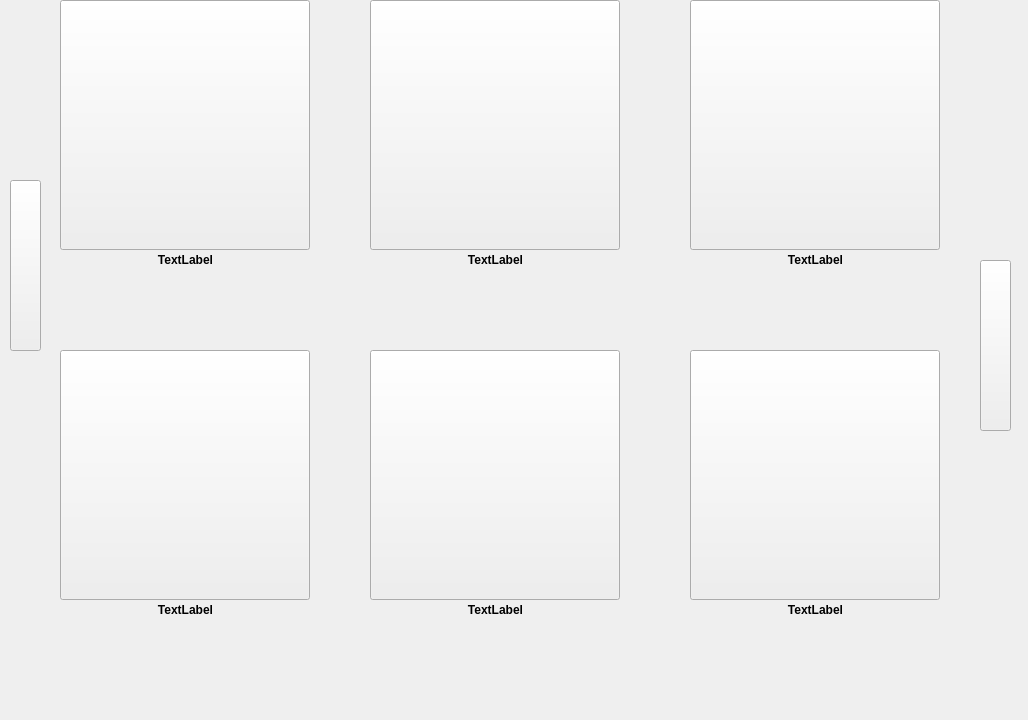
<?xml version="1.0" encoding="UTF-8"?>
<ui version="4.0">
 <class>MainWindow</class>
 <widget class="QMainWindow" name="MainWindow">
  <property name="geometry">
   <rect>
    <x>0</x>
    <y>0</y>
    <width>1028</width>
    <height>720</height>
   </rect>
  </property>
  <property name="windowTitle">
   <string/>
  </property>
  <property name="styleSheet">
   <string notr="true">/*background: rgb(0, 0, 0);
</string>
  </property>
  <widget class="QWidget" name="centralWidget">
   <widget class="QStackedWidget" name="JukeboxWidgets">
    <property name="geometry">
     <rect>
      <x>0</x>
      <y>0</y>
      <width>1024</width>
      <height>768</height>
     </rect>
    </property>
    <property name="styleSheet">
     <string notr="true"/>
    </property>
    <property name="currentIndex">
     <number>2</number>
    </property>
    <widget class="QWidget" name="page">
     <widget class="QPushButton" name="bQuit">
      <property name="geometry">
       <rect>
        <x>10</x>
        <y>220</y>
        <width>87</width>
        <height>27</height>
       </rect>
      </property>
      <property name="styleSheet">
       <string notr="true">background: rgb(255, 255, 255);</string>
      </property>
      <property name="text">
       <string>Quit</string>
      </property>
     </widget>
     <widget class="QWidget" name="layoutWidget">
      <property name="geometry">
       <rect>
        <x>10</x>
        <y>20</y>
        <width>89</width>
        <height>109</height>
       </rect>
      </property>
      <layout class="QVBoxLayout" name="verticalLayout_5">
       <item>
        <layout class="QVBoxLayout" name="verticalLayout_6">
         <item>
          <widget class="QPushButton" name="bPlay">
           <property name="styleSheet">
            <string notr="true">background: rgb(255, 255, 255);</string>
           </property>
           <property name="text">
            <string>play</string>
           </property>
          </widget>
         </item>
         <item>
          <widget class="QPushButton" name="bStop">
           <property name="styleSheet">
            <string notr="true">background: rgb(255, 255, 255);</string>
           </property>
           <property name="text">
            <string>Stop</string>
           </property>
          </widget>
         </item>
        </layout>
       </item>
       <item>
        <widget class="QPushButton" name="bPause">
         <property name="styleSheet">
          <string notr="true">background: rgb(255, 255, 255);</string>
         </property>
         <property name="text">
          <string>Pause</string>
         </property>
        </widget>
       </item>
      </layout>
     </widget>
     <widget class="QPushButton" name="bCurrentTime">
      <property name="geometry">
       <rect>
        <x>10</x>
        <y>130</y>
        <width>87</width>
        <height>27</height>
       </rect>
      </property>
      <property name="text">
       <string>Current Time</string>
      </property>
     </widget>
     <widget class="QPushButton" name="bDuration">
      <property name="geometry">
       <rect>
        <x>10</x>
        <y>160</y>
        <width>87</width>
        <height>27</height>
       </rect>
      </property>
      <property name="text">
       <string>Duration</string>
      </property>
     </widget>
     <widget class="QFrame" name="VideoFrame">
      <property name="geometry">
       <rect>
        <x>139</x>
        <y>9</y>
        <width>451</width>
        <height>391</height>
       </rect>
      </property>
      <property name="styleSheet">
       <string notr="true">background: black;</string>
      </property>
      <property name="frameShape">
       <enum>QFrame::StyledPanel</enum>
      </property>
      <property name="frameShadow">
       <enum>QFrame::Raised</enum>
      </property>
     </widget>
     <widget class="QLCDNumber" name="lcdNumber">
      <property name="geometry">
       <rect>
        <x>20</x>
        <y>250</y>
        <width>64</width>
        <height>23</height>
       </rect>
      </property>
     </widget>
     <widget class="QProgressBar" name="progressBar">
      <property name="geometry">
       <rect>
        <x>240</x>
        <y>410</y>
        <width>251</width>
        <height>23</height>
       </rect>
      </property>
      <property name="value">
       <number>24</number>
      </property>
     </widget>
     <widget class="QPushButton" name="bNextPage">
      <property name="geometry">
       <rect>
        <x>10</x>
        <y>400</y>
        <width>87</width>
        <height>27</height>
       </rect>
      </property>
      <property name="text">
       <string>Next Page</string>
      </property>
     </widget>
    </widget>
    <widget class="QWidget" name="page_2">
     <widget class="QListWidget" name="mediaList">
      <property name="geometry">
       <rect>
        <x>20</x>
        <y>20</y>
        <width>256</width>
        <height>421</height>
       </rect>
      </property>
     </widget>
     <widget class="QPushButton" name="bBack">
      <property name="geometry">
       <rect>
        <x>290</x>
        <y>400</y>
        <width>87</width>
        <height>27</height>
       </rect>
      </property>
      <property name="text">
       <string>Back</string>
      </property>
     </widget>
     <widget class="QPushButton" name="bGetList">
      <property name="geometry">
       <rect>
        <x>390</x>
        <y>400</y>
        <width>87</width>
        <height>27</height>
       </rect>
      </property>
      <property name="text">
       <string>Get list</string>
      </property>
     </widget>
     <widget class="QPushButton" name="bCreateList">
      <property name="geometry">
       <rect>
        <x>490</x>
        <y>400</y>
        <width>87</width>
        <height>27</height>
       </rect>
      </property>
      <property name="text">
       <string>Create List</string>
      </property>
     </widget>
    </widget>
    <widget class="QWidget" name="page_3">
     <widget class="QPushButton" name="bCDa">
      <property name="geometry">
       <rect>
        <x>60</x>
        <y>0</y>
        <width>250</width>
        <height>250</height>
       </rect>
      </property>
      <property name="text">
       <string/>
      </property>
     </widget>
     <widget class="QPushButton" name="bCDb">
      <property name="geometry">
       <rect>
        <x>60</x>
        <y>350</y>
        <width>250</width>
        <height>250</height>
       </rect>
      </property>
      <property name="text">
       <string/>
      </property>
     </widget>
     <widget class="QPushButton" name="bCDc">
      <property name="geometry">
       <rect>
        <x>370</x>
        <y>0</y>
        <width>250</width>
        <height>250</height>
       </rect>
      </property>
      <property name="text">
       <string/>
      </property>
     </widget>
     <widget class="QPushButton" name="bCDd">
      <property name="geometry">
       <rect>
        <x>370</x>
        <y>350</y>
        <width>250</width>
        <height>250</height>
       </rect>
      </property>
      <property name="text">
       <string/>
      </property>
     </widget>
     <widget class="QLabel" name="lCDa">
      <property name="geometry">
       <rect>
        <x>60</x>
        <y>250</y>
        <width>251</width>
        <height>20</height>
       </rect>
      </property>
      <property name="font">
       <font>
        <weight>75</weight>
        <bold>true</bold>
       </font>
      </property>
      <property name="text">
       <string>TextLabel</string>
      </property>
      <property name="alignment">
       <set>Qt::AlignCenter</set>
      </property>
     </widget>
     <widget class="QLabel" name="lCDb">
      <property name="geometry">
       <rect>
        <x>60</x>
        <y>600</y>
        <width>251</width>
        <height>20</height>
       </rect>
      </property>
      <property name="font">
       <font>
        <weight>75</weight>
        <bold>true</bold>
       </font>
      </property>
      <property name="text">
       <string>TextLabel</string>
      </property>
      <property name="alignment">
       <set>Qt::AlignCenter</set>
      </property>
     </widget>
     <widget class="QLabel" name="lCDc">
      <property name="geometry">
       <rect>
        <x>370</x>
        <y>250</y>
        <width>251</width>
        <height>20</height>
       </rect>
      </property>
      <property name="font">
       <font>
        <weight>75</weight>
        <bold>true</bold>
       </font>
      </property>
      <property name="text">
       <string>TextLabel</string>
      </property>
      <property name="alignment">
       <set>Qt::AlignCenter</set>
      </property>
     </widget>
     <widget class="QLabel" name="lCDd">
      <property name="geometry">
       <rect>
        <x>370</x>
        <y>600</y>
        <width>251</width>
        <height>20</height>
       </rect>
      </property>
      <property name="font">
       <font>
        <weight>75</weight>
        <bold>true</bold>
       </font>
      </property>
      <property name="text">
       <string>TextLabel</string>
      </property>
      <property name="alignment">
       <set>Qt::AlignCenter</set>
      </property>
     </widget>
     <widget class="QPushButton" name="bPrev">
      <property name="geometry">
       <rect>
        <x>10</x>
        <y>180</y>
        <width>31</width>
        <height>171</height>
       </rect>
      </property>
      <property name="text">
       <string/>
      </property>
     </widget>
     <widget class="QPushButton" name="bNext">
      <property name="geometry">
       <rect>
        <x>980</x>
        <y>260</y>
        <width>31</width>
        <height>171</height>
       </rect>
      </property>
      <property name="text">
       <string/>
      </property>
     </widget>
     <widget class="QPushButton" name="bCDe">
      <property name="geometry">
       <rect>
        <x>690</x>
        <y>0</y>
        <width>250</width>
        <height>250</height>
       </rect>
      </property>
      <property name="text">
       <string/>
      </property>
     </widget>
     <widget class="QPushButton" name="bCDf">
      <property name="geometry">
       <rect>
        <x>690</x>
        <y>350</y>
        <width>250</width>
        <height>250</height>
       </rect>
      </property>
      <property name="text">
       <string/>
      </property>
     </widget>
     <widget class="QLabel" name="lCDe">
      <property name="geometry">
       <rect>
        <x>690</x>
        <y>250</y>
        <width>251</width>
        <height>20</height>
       </rect>
      </property>
      <property name="font">
       <font>
        <weight>75</weight>
        <bold>true</bold>
       </font>
      </property>
      <property name="text">
       <string>TextLabel</string>
      </property>
      <property name="alignment">
       <set>Qt::AlignCenter</set>
      </property>
     </widget>
     <widget class="QLabel" name="lCDf">
      <property name="geometry">
       <rect>
        <x>690</x>
        <y>600</y>
        <width>251</width>
        <height>20</height>
       </rect>
      </property>
      <property name="font">
       <font>
        <weight>75</weight>
        <bold>true</bold>
       </font>
      </property>
      <property name="text">
       <string>TextLabel</string>
      </property>
      <property name="alignment">
       <set>Qt::AlignCenter</set>
      </property>
     </widget>
    </widget>
    <widget class="QWidget" name="page_4">
     <widget class="QPushButton" name="bSonga">
      <property name="geometry">
       <rect>
        <x>620</x>
        <y>50</y>
        <width>391</width>
        <height>42</height>
       </rect>
      </property>
      <property name="font">
       <font>
        <pointsize>18</pointsize>
        <weight>75</weight>
        <bold>true</bold>
       </font>
      </property>
      <property name="text">
       <string/>
      </property>
     </widget>
     <widget class="QPushButton" name="bSongb">
      <property name="geometry">
       <rect>
        <x>620</x>
        <y>100</y>
        <width>391</width>
        <height>42</height>
       </rect>
      </property>
      <property name="font">
       <font>
        <pointsize>18</pointsize>
        <weight>75</weight>
        <bold>true</bold>
       </font>
      </property>
      <property name="text">
       <string/>
      </property>
     </widget>
     <widget class="QPushButton" name="bSongc">
      <property name="geometry">
       <rect>
        <x>620</x>
        <y>150</y>
        <width>391</width>
        <height>42</height>
       </rect>
      </property>
      <property name="font">
       <font>
        <pointsize>18</pointsize>
        <weight>75</weight>
        <bold>true</bold>
       </font>
      </property>
      <property name="text">
       <string/>
      </property>
     </widget>
     <widget class="QPushButton" name="bSongd">
      <property name="geometry">
       <rect>
        <x>620</x>
        <y>200</y>
        <width>391</width>
        <height>42</height>
       </rect>
      </property>
      <property name="font">
       <font>
        <pointsize>18</pointsize>
        <weight>75</weight>
        <bold>true</bold>
       </font>
      </property>
      <property name="text">
       <string/>
      </property>
     </widget>
     <widget class="QPushButton" name="bSonge">
      <property name="geometry">
       <rect>
        <x>620</x>
        <y>250</y>
        <width>391</width>
        <height>42</height>
       </rect>
      </property>
      <property name="font">
       <font>
        <pointsize>18</pointsize>
        <weight>75</weight>
        <bold>true</bold>
       </font>
      </property>
      <property name="text">
       <string/>
      </property>
     </widget>
     <widget class="QPushButton" name="bSongf">
      <property name="geometry">
       <rect>
        <x>620</x>
        <y>300</y>
        <width>391</width>
        <height>42</height>
       </rect>
      </property>
      <property name="font">
       <font>
        <pointsize>18</pointsize>
        <weight>75</weight>
        <bold>true</bold>
       </font>
      </property>
      <property name="text">
       <string/>
      </property>
     </widget>
     <widget class="QPushButton" name="bSongg">
      <property name="geometry">
       <rect>
        <x>620</x>
        <y>350</y>
        <width>391</width>
        <height>42</height>
       </rect>
      </property>
      <property name="font">
       <font>
        <pointsize>18</pointsize>
        <weight>75</weight>
        <bold>true</bold>
       </font>
      </property>
      <property name="text">
       <string/>
      </property>
     </widget>
     <widget class="QPushButton" name="bSongh">
      <property name="geometry">
       <rect>
        <x>620</x>
        <y>400</y>
        <width>391</width>
        <height>42</height>
       </rect>
      </property>
      <property name="font">
       <font>
        <pointsize>18</pointsize>
        <weight>75</weight>
        <bold>true</bold>
       </font>
      </property>
      <property name="text">
       <string/>
      </property>
     </widget>
     <widget class="QPushButton" name="bSongi">
      <property name="geometry">
       <rect>
        <x>620</x>
        <y>450</y>
        <width>391</width>
        <height>42</height>
       </rect>
      </property>
      <property name="font">
       <font>
        <pointsize>18</pointsize>
        <weight>75</weight>
        <bold>true</bold>
       </font>
      </property>
      <property name="text">
       <string/>
      </property>
     </widget>
     <widget class="QPushButton" name="bSongj">
      <property name="geometry">
       <rect>
        <x>620</x>
        <y>500</y>
        <width>391</width>
        <height>42</height>
       </rect>
      </property>
      <property name="font">
       <font>
        <pointsize>18</pointsize>
        <weight>75</weight>
        <bold>true</bold>
       </font>
      </property>
      <property name="text">
       <string/>
      </property>
     </widget>
     <widget class="QPushButton" name="bSongUp">
      <property name="geometry">
       <rect>
        <x>790</x>
        <y>0</y>
        <width>87</width>
        <height>27</height>
       </rect>
      </property>
      <property name="text">
       <string/>
      </property>
     </widget>
     <widget class="QPushButton" name="bSongDn">
      <property name="geometry">
       <rect>
        <x>760</x>
        <y>660</y>
        <width>87</width>
        <height>27</height>
       </rect>
      </property>
      <property name="font">
       <font>
        <weight>75</weight>
        <bold>true</bold>
       </font>
      </property>
      <property name="text">
       <string/>
      </property>
     </widget>
     <widget class="QLabel" name="lSelCD">
      <property name="geometry">
       <rect>
        <x>30</x>
        <y>69</y>
        <width>560</width>
        <height>560</height>
       </rect>
      </property>
      <property name="styleSheet">
       <string notr="true">background: black;</string>
      </property>
      <property name="text">
       <string/>
      </property>
     </widget>
     <widget class="QPushButton" name="bSongSelBack">
      <property name="geometry">
       <rect>
        <x>0</x>
        <y>56</y>
        <width>21</width>
        <height>351</height>
       </rect>
      </property>
      <property name="text">
       <string/>
      </property>
     </widget>
     <widget class="QPushButton" name="bSongk">
      <property name="geometry">
       <rect>
        <x>620</x>
        <y>550</y>
        <width>391</width>
        <height>42</height>
       </rect>
      </property>
      <property name="font">
       <font>
        <pointsize>18</pointsize>
        <weight>75</weight>
        <bold>true</bold>
       </font>
      </property>
      <property name="text">
       <string/>
      </property>
     </widget>
     <widget class="QPushButton" name="bSongl">
      <property name="geometry">
       <rect>
        <x>620</x>
        <y>600</y>
        <width>391</width>
        <height>42</height>
       </rect>
      </property>
      <property name="font">
       <font>
        <pointsize>18</pointsize>
        <weight>75</weight>
        <bold>true</bold>
       </font>
      </property>
      <property name="text">
       <string/>
      </property>
     </widget>
    </widget>
    <widget class="QWidget" name="page_5">
     <widget class="QGroupBox" name="groupBox">
      <property name="geometry">
       <rect>
        <x>120</x>
        <y>130</y>
        <width>701</width>
        <height>421</height>
       </rect>
      </property>
      <property name="title">
       <string>GroupBox</string>
      </property>
      <property name="alignment">
       <set>Qt::AlignBottom|Qt::AlignLeading|Qt::AlignLeft</set>
      </property>
      <property name="flat">
       <bool>false</bool>
      </property>
      <property name="checkable">
       <bool>false</bool>
      </property>
      <widget class="QCheckBox" name="cdEqEnable">
       <property name="geometry">
        <rect>
         <x>100</x>
         <y>30</y>
         <width>90</width>
         <height>21</height>
        </rect>
       </property>
       <property name="text">
        <string>Enable</string>
       </property>
      </widget>
      <widget class="QWidget" name="layoutWidget">
       <property name="geometry">
        <rect>
         <x>80</x>
         <y>80</y>
         <width>571</width>
         <height>241</height>
        </rect>
       </property>
       <layout class="QHBoxLayout" name="horizontalLayout">
        <item>
         <widget class="QSlider" name="vsBand1">
          <property name="minimum">
           <number>-20</number>
          </property>
          <property name="maximum">
           <number>20</number>
          </property>
          <property name="pageStep">
           <number>5</number>
          </property>
          <property name="orientation">
           <enum>Qt::Vertical</enum>
          </property>
          <property name="tickPosition">
           <enum>QSlider::TicksBothSides</enum>
          </property>
          <property name="tickInterval">
           <number>20</number>
          </property>
         </widget>
        </item>
        <item>
         <widget class="QSlider" name="vsBand2">
          <property name="minimum">
           <number>-20</number>
          </property>
          <property name="maximum">
           <number>20</number>
          </property>
          <property name="pageStep">
           <number>5</number>
          </property>
          <property name="orientation">
           <enum>Qt::Vertical</enum>
          </property>
          <property name="tickPosition">
           <enum>QSlider::TicksBothSides</enum>
          </property>
          <property name="tickInterval">
           <number>20</number>
          </property>
         </widget>
        </item>
        <item>
         <widget class="QSlider" name="vsBand3">
          <property name="minimum">
           <number>-20</number>
          </property>
          <property name="maximum">
           <number>20</number>
          </property>
          <property name="pageStep">
           <number>5</number>
          </property>
          <property name="orientation">
           <enum>Qt::Vertical</enum>
          </property>
          <property name="tickPosition">
           <enum>QSlider::TicksBothSides</enum>
          </property>
          <property name="tickInterval">
           <number>20</number>
          </property>
         </widget>
        </item>
        <item>
         <widget class="QSlider" name="vsBand4">
          <property name="minimum">
           <number>-20</number>
          </property>
          <property name="maximum">
           <number>20</number>
          </property>
          <property name="pageStep">
           <number>5</number>
          </property>
          <property name="orientation">
           <enum>Qt::Vertical</enum>
          </property>
          <property name="tickPosition">
           <enum>QSlider::TicksBothSides</enum>
          </property>
          <property name="tickInterval">
           <number>20</number>
          </property>
         </widget>
        </item>
        <item>
         <widget class="QSlider" name="vsBand5">
          <property name="minimum">
           <number>-20</number>
          </property>
          <property name="maximum">
           <number>20</number>
          </property>
          <property name="pageStep">
           <number>5</number>
          </property>
          <property name="orientation">
           <enum>Qt::Vertical</enum>
          </property>
          <property name="tickPosition">
           <enum>QSlider::TicksBothSides</enum>
          </property>
          <property name="tickInterval">
           <number>20</number>
          </property>
         </widget>
        </item>
        <item>
         <widget class="QSlider" name="vsBand6">
          <property name="minimum">
           <number>-20</number>
          </property>
          <property name="maximum">
           <number>20</number>
          </property>
          <property name="pageStep">
           <number>5</number>
          </property>
          <property name="orientation">
           <enum>Qt::Vertical</enum>
          </property>
          <property name="tickPosition">
           <enum>QSlider::TicksBothSides</enum>
          </property>
          <property name="tickInterval">
           <number>20</number>
          </property>
         </widget>
        </item>
        <item>
         <widget class="QSlider" name="vsBand7">
          <property name="minimum">
           <number>-20</number>
          </property>
          <property name="maximum">
           <number>20</number>
          </property>
          <property name="pageStep">
           <number>5</number>
          </property>
          <property name="orientation">
           <enum>Qt::Vertical</enum>
          </property>
          <property name="tickPosition">
           <enum>QSlider::TicksBothSides</enum>
          </property>
          <property name="tickInterval">
           <number>20</number>
          </property>
         </widget>
        </item>
        <item>
         <widget class="QSlider" name="vsBand8">
          <property name="minimum">
           <number>-20</number>
          </property>
          <property name="maximum">
           <number>20</number>
          </property>
          <property name="pageStep">
           <number>5</number>
          </property>
          <property name="orientation">
           <enum>Qt::Vertical</enum>
          </property>
          <property name="tickPosition">
           <enum>QSlider::TicksBothSides</enum>
          </property>
          <property name="tickInterval">
           <number>20</number>
          </property>
         </widget>
        </item>
        <item>
         <widget class="QSlider" name="vsBand9">
          <property name="minimum">
           <number>-20</number>
          </property>
          <property name="maximum">
           <number>20</number>
          </property>
          <property name="pageStep">
           <number>5</number>
          </property>
          <property name="orientation">
           <enum>Qt::Vertical</enum>
          </property>
          <property name="tickPosition">
           <enum>QSlider::TicksBothSides</enum>
          </property>
          <property name="tickInterval">
           <number>20</number>
          </property>
         </widget>
        </item>
        <item>
         <widget class="QSlider" name="vsBand10">
          <property name="minimum">
           <number>-20</number>
          </property>
          <property name="maximum">
           <number>20</number>
          </property>
          <property name="pageStep">
           <number>5</number>
          </property>
          <property name="orientation">
           <enum>Qt::Vertical</enum>
          </property>
          <property name="tickPosition">
           <enum>QSlider::TicksBothSides</enum>
          </property>
          <property name="tickInterval">
           <number>20</number>
          </property>
         </widget>
        </item>
       </layout>
      </widget>
      <widget class="QSlider" name="vsPreamp">
       <property name="geometry">
        <rect>
         <x>20</x>
         <y>110</y>
         <width>15</width>
         <height>199</height>
        </rect>
       </property>
       <property name="minimum">
        <number>-20</number>
       </property>
       <property name="maximum">
        <number>20</number>
       </property>
       <property name="pageStep">
        <number>5</number>
       </property>
       <property name="orientation">
        <enum>Qt::Vertical</enum>
       </property>
       <property name="tickPosition">
        <enum>QSlider::TicksBothSides</enum>
       </property>
       <property name="tickInterval">
        <number>20</number>
       </property>
      </widget>
      <widget class="QLabel" name="lPreampVal">
       <property name="geometry">
        <rect>
         <x>20</x>
         <y>360</y>
         <width>31</width>
         <height>16</height>
        </rect>
       </property>
       <property name="text">
        <string>0</string>
       </property>
       <property name="alignment">
        <set>Qt::AlignCenter</set>
       </property>
      </widget>
      <widget class="QLabel" name="lPreamp">
       <property name="geometry">
        <rect>
         <x>10</x>
         <y>330</y>
         <width>51</width>
         <height>16</height>
        </rect>
       </property>
       <property name="text">
        <string>Preamp</string>
       </property>
       <property name="alignment">
        <set>Qt::AlignCenter</set>
       </property>
      </widget>
      <widget class="QWidget" name="layoutWidget">
       <property name="geometry">
        <rect>
         <x>90</x>
         <y>330</y>
         <width>551</width>
         <height>23</height>
        </rect>
       </property>
       <layout class="QHBoxLayout" name="horizontalLayout_2">
        <item>
         <widget class="QLabel" name="lBand1">
          <property name="text">
           <string>60 Hz</string>
          </property>
          <property name="alignment">
           <set>Qt::AlignCenter</set>
          </property>
         </widget>
        </item>
        <item>
         <widget class="QLabel" name="lBand2">
          <property name="text">
           <string>170 Hz</string>
          </property>
          <property name="alignment">
           <set>Qt::AlignCenter</set>
          </property>
         </widget>
        </item>
        <item>
         <widget class="QLabel" name="lBand3">
          <property name="text">
           <string>310 Hz</string>
          </property>
          <property name="alignment">
           <set>Qt::AlignCenter</set>
          </property>
         </widget>
        </item>
        <item>
         <widget class="QLabel" name="lBand4">
          <property name="text">
           <string>600 Hz</string>
          </property>
          <property name="alignment">
           <set>Qt::AlignCenter</set>
          </property>
         </widget>
        </item>
        <item>
         <widget class="QLabel" name="lBand5">
          <property name="text">
           <string>1 KHz</string>
          </property>
          <property name="alignment">
           <set>Qt::AlignCenter</set>
          </property>
         </widget>
        </item>
        <item>
         <widget class="QLabel" name="lBand6">
          <property name="text">
           <string>3 KHz</string>
          </property>
          <property name="alignment">
           <set>Qt::AlignCenter</set>
          </property>
         </widget>
        </item>
        <item>
         <widget class="QLabel" name="lBand7">
          <property name="text">
           <string>6 KHz</string>
          </property>
          <property name="alignment">
           <set>Qt::AlignCenter</set>
          </property>
         </widget>
        </item>
        <item>
         <widget class="QLabel" name="lBand8">
          <property name="text">
           <string>12 KHz</string>
          </property>
          <property name="alignment">
           <set>Qt::AlignCenter</set>
          </property>
         </widget>
        </item>
        <item>
         <widget class="QLabel" name="lBand9">
          <property name="text">
           <string>14 KHz</string>
          </property>
          <property name="alignment">
           <set>Qt::AlignCenter</set>
          </property>
         </widget>
        </item>
        <item>
         <widget class="QLabel" name="lBand10">
          <property name="text">
           <string>16 KHz</string>
          </property>
          <property name="alignment">
           <set>Qt::AlignCenter</set>
          </property>
         </widget>
        </item>
       </layout>
      </widget>
      <widget class="QWidget" name="layoutWidget">
       <property name="geometry">
        <rect>
         <x>90</x>
         <y>360</y>
         <width>551</width>
         <height>23</height>
        </rect>
       </property>
       <layout class="QHBoxLayout" name="horizontalLayout_3">
        <item>
         <widget class="QLabel" name="lBand1Val">
          <property name="text">
           <string>0</string>
          </property>
          <property name="alignment">
           <set>Qt::AlignCenter</set>
          </property>
         </widget>
        </item>
        <item>
         <widget class="QLabel" name="lBand2Val">
          <property name="text">
           <string>0</string>
          </property>
          <property name="alignment">
           <set>Qt::AlignCenter</set>
          </property>
         </widget>
        </item>
        <item>
         <widget class="QLabel" name="lBand3Val">
          <property name="text">
           <string>0</string>
          </property>
          <property name="alignment">
           <set>Qt::AlignCenter</set>
          </property>
         </widget>
        </item>
        <item>
         <widget class="QLabel" name="lBand4Val">
          <property name="text">
           <string>0</string>
          </property>
          <property name="alignment">
           <set>Qt::AlignCenter</set>
          </property>
         </widget>
        </item>
        <item>
         <widget class="QLabel" name="lBand5Val">
          <property name="text">
           <string>0</string>
          </property>
          <property name="alignment">
           <set>Qt::AlignCenter</set>
          </property>
         </widget>
        </item>
        <item>
         <widget class="QLabel" name="lBand6Val">
          <property name="text">
           <string>0</string>
          </property>
          <property name="alignment">
           <set>Qt::AlignCenter</set>
          </property>
         </widget>
        </item>
        <item>
         <widget class="QLabel" name="lBand7Val">
          <property name="text">
           <string>0</string>
          </property>
          <property name="alignment">
           <set>Qt::AlignCenter</set>
          </property>
         </widget>
        </item>
        <item>
         <widget class="QLabel" name="lBand8Val">
          <property name="text">
           <string>0</string>
          </property>
          <property name="alignment">
           <set>Qt::AlignCenter</set>
          </property>
         </widget>
        </item>
        <item>
         <widget class="QLabel" name="lBand9Val">
          <property name="text">
           <string>0</string>
          </property>
          <property name="alignment">
           <set>Qt::AlignCenter</set>
          </property>
         </widget>
        </item>
        <item>
         <widget class="QLabel" name="lBand10Val">
          <property name="text">
           <string>0</string>
          </property>
          <property name="alignment">
           <set>Qt::AlignCenter</set>
          </property>
         </widget>
        </item>
       </layout>
      </widget>
      <widget class="QWidget" name="layoutWidget">
       <property name="geometry">
        <rect>
         <x>340</x>
         <y>30</y>
         <width>212</width>
         <height>31</height>
        </rect>
       </property>
       <layout class="QHBoxLayout" name="horizontalLayout_4">
        <item>
         <widget class="QLabel" name="label">
          <property name="text">
           <string>Preset:</string>
          </property>
         </widget>
        </item>
        <item>
         <widget class="QComboBox" name="cbEqPresets">
          <item>
           <property name="text">
            <string>Flat</string>
           </property>
          </item>
          <item>
           <property name="text">
            <string>Classical</string>
           </property>
          </item>
          <item>
           <property name="text">
            <string>Club</string>
           </property>
          </item>
          <item>
           <property name="text">
            <string>Dance</string>
           </property>
          </item>
          <item>
           <property name="text">
            <string>Full Bass</string>
           </property>
          </item>
          <item>
           <property name="text">
            <string>Full Bass And Treble</string>
           </property>
          </item>
          <item>
           <property name="text">
            <string>Full Treble</string>
           </property>
          </item>
          <item>
           <property name="text">
            <string>Headphones</string>
           </property>
          </item>
          <item>
           <property name="text">
            <string>Large Hall</string>
           </property>
          </item>
          <item>
           <property name="text">
            <string>Live</string>
           </property>
          </item>
          <item>
           <property name="text">
            <string>Party</string>
           </property>
          </item>
          <item>
           <property name="text">
            <string>Pop</string>
           </property>
          </item>
          <item>
           <property name="text">
            <string>Reggae</string>
           </property>
          </item>
          <item>
           <property name="text">
            <string>Rock</string>
           </property>
          </item>
          <item>
           <property name="text">
            <string>Ska</string>
           </property>
          </item>
          <item>
           <property name="text">
            <string>Soft</string>
           </property>
          </item>
          <item>
           <property name="text">
            <string>Soft Rock</string>
           </property>
          </item>
          <item>
           <property name="text">
            <string>Techno</string>
           </property>
          </item>
         </widget>
        </item>
       </layout>
      </widget>
     </widget>
    </widget>
    <widget class="QWidget" name="page_6"/>
   </widget>
  </widget>
  <widget class="QMenuBar" name="menuBar">
   <property name="geometry">
    <rect>
     <x>0</x>
     <y>0</y>
     <width>1028</width>
     <height>27</height>
    </rect>
   </property>
  </widget>
 </widget>
 <layoutdefault spacing="6" margin="11"/>
 <resources/>
 <connections/>
</ui>
